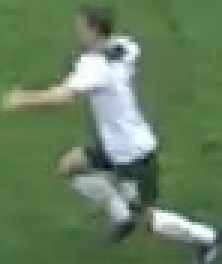
#> input picture output_videos/cropped_img.jpg, 74 x 88 px (shown 3 times larger)
$ jupyter execute color_assignment.ipynb
#> lines starting #> are read from the running program, lines starting #| are printed output that depends on the picture
[cell 1]
import cv2
import matplotlib.pyplot as plt
import numpy as np
from sklearn.cluster import KMeans

[cell 2]
image_path = '../output_videos/cropped_img.jpg'
image =cv2.imread(image_path)
#> image is the input picture: shape (88, 74, 3); mean B, G, R 94, 126.4, 101.2
image = cv2.cvtColor(image,cv2.COLOR_BGR2RGB)

[cell 3]
plt.imshow(image)
plt.show()

# Take the top half of the image

[cell 4]
top_half = image[0: int(image.shape[0]/2),:]
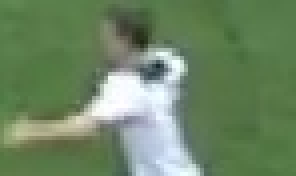
#> top_half: shape (44, 74, 3) (shown 4 times larger); mean R, G, B 109.2, 134.4, 100.2
plt.imshow(top_half)
plt.show()

# Cluster the image into 2 clusters

[cell 5]
# reshape the image into a 2d array
image_2d = top_half.reshape(-1,3)

# perform k-means clustering with 2 clusters
kmeans = KMeans(n_clusters=2,random_state=0)
kmeans.fit(image_2d)

# get cluster labels
labels = kmeans.labels_

# reshape the labeks into the original image shape
clustered_image = labels.reshape(top_half.shape[0],top_half.shape[1])

plt.imshow(clustered_image)
plt.show()
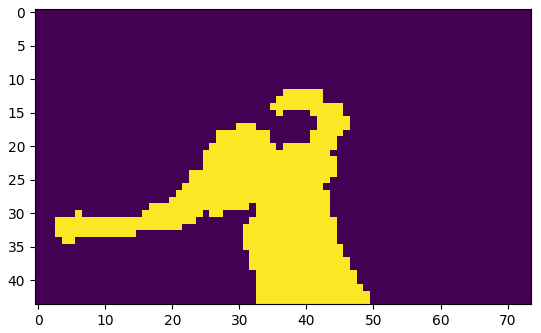
#> figure drawn by matplotlib, 1 panel

[cell 6]
corner_clusters = [clustered_image[0,0],clustered_image[0,-1],clustered_image[-1,0],clustered_image[-1,-1]]
#> corner_clusters = [0, 0, 0, 0]
non_player_cluster = max(set(corner_clusters),key=corner_clusters.count)
#> non_player_cluster = 0
player_cluster = 1-non_player_cluster
#> player_cluster = 1
print(non_player_cluster)
#| 0

[cell 7]
kmeans.cluster_centers_[player_cluster]
#> Out = [199, 209.3, 212.2]
